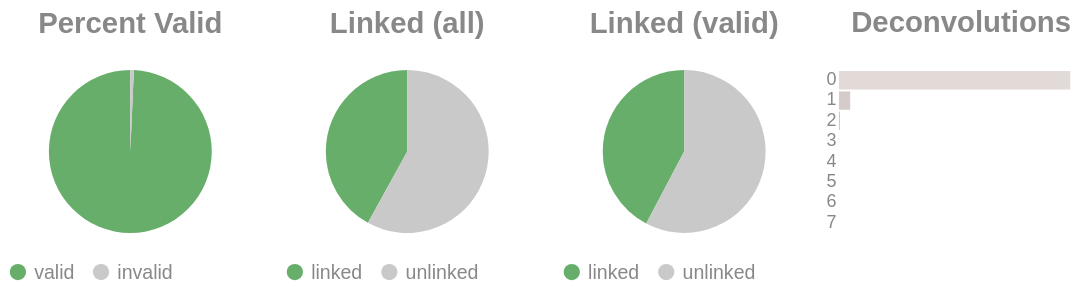

The code cell stored with this chart in its notebook:
### Code cell
if SKIPLR:
    pass
else:
    clash = Counter()
    for i in valids['molecule'].to_list():
        _mol = i.split("-")
        if len(_mol) == 1:
            clash.update('0')
        else:
            clash.update(_mol[-1])

    _d = {"deconvolutions": [], 'count': []}
    for k,v in clash.items():
        _d['deconvolutions'].append(k)
        _d['count'].append(v)

    tot_valid = valids['reads'].sum()
    mask = valids['reads'] >= 2
    n_linked_reads = valids.filter(mask)['reads'].sum()
    if n_linked_reads == 0:
        print_html("No linked molecules (>=2 reads) were detected; skipping linked-only distributions.")
        SKIPLR = True
    else:
        perc_valid = round(tot_valid / n_reads, 4)
        linked_perc_abs = round(n_linked_reads / n_reads, 4)
        linked_perc = round(n_linked_reads / tot_valid, 4)

    _valid = pl.DataFrame({"valids": ['valid', 'invalid'], "count": [tot_valid, n_reads - tot_valid]})
    _linked_abs = pl.DataFrame({"linked (absolute)": ['linked', 'unlinked'], "count": [n_linked_reads, n_reads - n_linked_reads]})
    _linked_rel = pl.DataFrame({"linked (valids)": ['linked', 'unlinked'], "count": [n_linked_reads, tot_valid - n_linked_reads]})

    (
        alt.hconcat(
            piechart(_valid, goodval = 'valid', title = "Percent Valid"),
            piechart(_linked_abs, goodval = "linked", title =  "Linked (all)"),
            piechart(_linked_rel, goodval = "linked", title =  "Linked (valid)"),
            convolutionbar(pl.DataFrame(_d), title = "Deconvolutions"),
            center = True,
            bounds = 'flush'
        )
        .resolve_scale(color='independent')
        .resolve_legend('independent')
        .properties(usermeta={'embedOptions': {"actions": False}})
    ).display()

### Figure 1 — Vega-Lite specification as saved in the notebook (floating-point values rounded to 4 significant figures)
{"width": "container", "height": 400, "config": {"title": {"anchor": "start", "dy": -15, "fontSize": 18, "color": "#888888", "subtitleColor": "#888888", "subtitleFontSize": 14}, "arc": {"fill": "#0072B2"}, "axis": {"domainColor": "#888888", "domainWidth": 0.5, "gridWidth": 0.2, "grid": false, "titleFontWeight": 400, "titleFontSize": 15, "labelFontSize": 11, "labelColor": "#888888", "tickColor": "#888888", "tickWidth": 0.2, "titleColor": "#888888"}, "axisBand": {"grid": false}, "axisX": {"grid": true, "tickSize": 10, "domainCap": "round"}, "axisY": {"domain": false, "grid": true, "tickSize": 0, "domainCap": "round"}, "background": "transparent", "header": {"labelFontSize": 15, "labelColor": "#888888", "titleFontSize": 15, "titleFontWeight": 600, "titleColor": "#888888"}, "legend": {"labelFont": "sans-serif", "labelFontSize": 12, "labelColor": "#888888", "symbolSize": 100, "symbolType": "circle", "titleFontSize": 12, "titlePadding": 10, "titleColor": "#888888", "title": null}, "range": {"category": ["#E69F00", "#56B4E9", "#009E73", "#F0E442", "#0072B2", "#D55E00", "#CC79A7", "#000000"], "diverging": ["#cfe8f3", "#a2d4ec", "#73bfe2", "#46abdb", "#1696d2", "#12719e"]}, "area": {"fill": "#0072B2", "fillOpacity": 0.7, "line": true, "strokeOpacity": 0.7}, "line": {"color": "#0072B2", "stroke": "#0072B2", "strokeWidth": 2}, "trail": {"color": "#0072B2", "stroke": "#0072B2", "strokeWidth": 0, "size": 1}, "point": {"filled": true, "fillOpacity": 1.0, "size": 95}, "text": {"color": "#888888", "fontSize": 11, "align": "right", "fontWeight": 400, "size": 11}, "bar": {"fill": "#0072B2", "stroke": null}, "view": {"stroke": null, "continuousWidth": 660, "continuousHeight": 400}}, "hconcat": [{"data": {"name": "data-c39f553a33b9647bd8c4a5c938c95128"}, "mark": {"type": "arc"}, "encoding": {"color": {"field": "valids", "legend": {"orient": "bottom", "title": null}, "scale": {"domain": ["valid", "invalid"], "range": ["#68ae6b", "#C9C9C9"]}, "title": "Valids", "type": "nominal"}, "theta": {"field": "count", "type": "quantitative"}, "tooltip": [{"field": "valids", "title": "Valids", "type": "ordinal"}, {"field": "percent", "format": ".2%", "title": "Percent", "type": "quantitative"}, {"field": "count", "title": "Count", "type": "quantitative"}]}, "height": 100, "title": {"text": "Percent Valid", "align": "center", "anchor": "middle"}, "transform": [{"calculate": "datum.count / 13472981", "as": "percent"}], "width": 150}, {"data": {"name": "data-8b13e9127aa640f33bc25b193a86b66a"}, "mark": {"type": "arc"}, "encoding": {"color": {"field": "linked (absolute)", "legend": {"orient": "bottom", "title": null}, "scale": {"domain": ["linked", "unlinked"], "range": ["#68ae6b", "#C9C9C9"]}, "title": "Linked (Absolute)", "type": "nominal"}, "theta": {"field": "count", "type": "quantitative"}, "tooltip": [{"field": "linked (absolute)", "title": "Linked (Absolute)", "type": "ordinal"}, {"field": "percent", "format": ".2%", "title": "Percent", "type": "quantitative"}, {"field": "count", "title": "Count", "type": "quantitative"}]}, "height": 100, "title": {"text": "Linked (all)", "align": "center", "anchor": "middle"}, "transform": [{"calculate": "datum.count / 13472981", "as": "percent"}], "width": 150}, {"data": {"name": "data-15e633bb0fdf7f8fdb2b243fc60ba1de"}, "mark": {"type": "arc"}, "encoding": {"color": {"field": "linked (valids)", "legend": {"orient": "bottom", "title": null}, "scale": {"domain": ["linked", "unlinked"], "range": ["#68ae6b", "#C9C9C9"]}, "title": "Linked (Valids)", "type": "nominal"}, "theta": {"field": "count", "type": "quantitative"}, "tooltip": [{"field": "linked (valids)", "title": "Linked (Valids)", "type": "ordinal"}, {"field": "percent", "format": ".2%", "title": "Percent", "type": "quantitative"}, {"field": "count", "title": "Count", "type": "quantitative"}]}, "height": 100, "title": {"text": "Linked (valid)", "align": "center", "anchor": "middle"}, "transform": [{"calculate": "datum.count / 13379696", "as": "percent"}], "width": 150}, {"data": {"name": "data-090a9be6c57880b98c950de426dcf72b"}, "mark": {"type": "bar"}, "encoding": {"color": {"field": "deconvolutions", "legend": null, "scale": {"scheme": "lightgreyred"}, "type": "nominal"}, "tooltip": [{"field": "deconvolutions", "title": "Deconvolutions", "type": "ordinal"}, {"field": "percent", "format": ".2%", "title": "Percent", "type": "quantitative"}, {"field": "count", "title": "Count", "type": "quantitative"}], "x": {"axis": null, "field": "count", "type": "quantitative"}, "y": {"field": "deconvolutions", "sort": "ascending", "title": null, "type": "nominal"}}, "height": 100, "title": {"text": "Deconvolutions", "align": "center", "anchor": "middle"}, "transform": [{"calculate": "datum.count / 9968338", "as": "percent"}], "width": 150}], "bounds": "flush", "center": true, "resolve": {"legend": {"angle": "independent"}, "scale": {"color": "independent"}}, "usermeta": {"embedOptions": {"actions": false}}, "$schema": "https://vega.github.io/schema/vega-lite/v6.1.0.json", "datasets": {"data-c39f553a33b9647bd8c4a5c938c95128": [{"valids": "valid", "count": 13379696}, {"valids": "invalid", "count": 93285}], "data-8b13e9127aa640f33bc25b193a86b66a": [{"linked (absolute)": "linked", "count": 5657222}, {"linked (absolute)": "unlinked", "count": 7815759}], "data-15e633bb0fdf7f8fdb2b243fc60ba1de": [{"linked (valids)": "linked", "count": 5657222}, {"linked (valids)": "unlinked", "count": 7722474}], "data-090a9be6c57880b98c950de426dcf72b": [{"deconvolutions": "0", "count": 9467285}, {"deconvolutions": "1", "count": 461483}, {"deconvolutions": "2", "count": 35907}, {"deconvolutions": "3", "count": 3325}, {"deconvolutions": "4", "count": 307}, {"deconvolutions": "5", "count": 28}, {"deconvolutions": "6", "count": 2}, {"deconvolutions": "7", "count": 1}]}}
